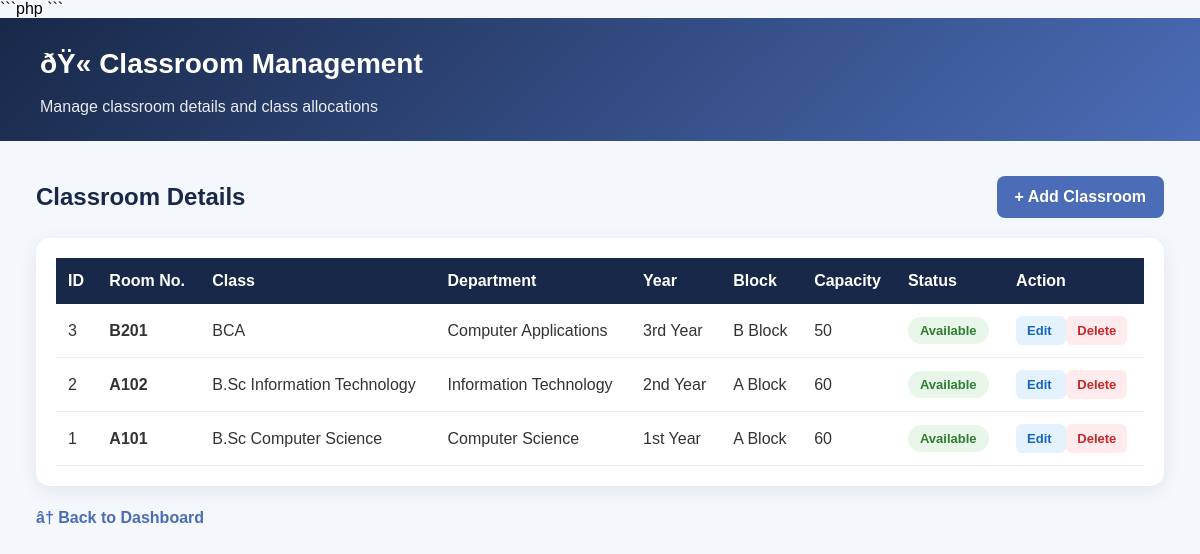
/classroom.php, run on the app's committed database.
### tables this page shows
CREATE TABLE `classrooms` (
  `id` int(11) NOT NULL,
  `room_name` varchar(100) NOT NULL,
  `class_name` varchar(100) DEFAULT NULL,
  `department` varchar(100) DEFAULT NULL,
  `year` varchar(50) DEFAULT NULL,
  `block_name` varchar(100) DEFAULT NULL,
  `capacity` int(11) DEFAULT 0,
  `status` varchar(30) DEFAULT 'Available',
  `category` varchar(100) DEFAULT 'Classroom'
);

### classroom.php (the view, shortened to what this page needs)
<?php
include "db.php";
$result = $conn->query("SELECT * FROM classrooms ORDER BY id DESC");
?>
<!DOCTYPE html>
<html lang="en">
<head>
    <link rel="stylesheet" href="mobile_view.css">
</head>
<body>
<div class="header">
    <h1>ðŸ« Classroom Management</h1>
    <p>Manage classroom details and class allocations</p>
</div>
<div class="container">
    <div class="top-bar">
        <h2>Classroom Details</h2>
        <a href="add_classrooms.php" class="add-btn">
            + Add Classroom
        </a>
    </div>
    <div class="table-card">
        <table>
            <tr>
                <th>ID</th>
                <th>Room No.</th>
                <th>Class</th>
                <th>Department</th>
                <th>Year</th>
                <th>Block</th>
                <th>Capacity</th>
                <th>Status</th>
                <th>Action</th>
            </tr>
            <?php
            if ($result && $result->num_rows > 0) {
                while ($row = $result->fetch_assoc()) {
            ?>
            <tr>
                <td>
                    <?php echo htmlspecialchars($row["id"]); ?>
                </td>
                <td>
                    <strong>
                        <?php echo htmlspecialchars($row["room_name"]); ?>
                    </strong>
                </td>
                <td>
                    <?php echo htmlspecialchars($row["class_name"] ?? ""); ?>
                </td>
                <td>
                    <?php echo htmlspecialchars($row["department"]); ?>
                </td>
                <td>
                    <?php echo htmlspecialchars($row["year"] ?? ""); ?>
                </td>
                <td>
                    <?php echo htmlspecialchars($row["block_name"]); ?>
                </td>
                <td>
                    <?php echo htmlspecialchars($row["capacity"]); ?>
                </td>
                <td>
                    <span class="status">
                        <?php echo htmlspecialchars($row["status"]); ?>
                    </span>
                </td>
                <td>
                    <a
                        href="edit_classroom.php?id=<?php echo $row["id"]; ?>"
                        class="edit-btn"
                    >
                        Edit
                    </a>
                    <a
                        href="delete_classroom.php?id=<?php echo $row["id"]; ?>"
                        class="delete-btn"
                        onclick="return confirm('Are you sure you want to delete this classroom?');"
                    >
                        Delete
                    </a>
                </td>
            </tr>
            <?php
                }
            } ?>
        </table>
    </div>
    <a href="dashboard.php" class="back">
        â† Back to Dashboard
    </a>
</div>
</body>
</html>

### classroom.php (style rules this page uses)
* { box-sizing: border-box; font-family: Arial, sans-serif; }
body { margin: 0; background: #f4f7fb; }
.header { background: linear-gradient(135deg, #182848, #4b6cb7); color: white; padding: 25px 40px; }
.header h1 { margin: 0; font-size: 28px; }
.header p { margin: 7px 0 0; opacity: 0.9; }
.container { width: 94%; max-width: 1400px; margin: 35px auto; }
.top-bar { display: flex; justify-content: space-between; align-items: center; margin-bottom: 20px; }
.top-bar h2 { margin: 0; color: #182848; }
.add-btn { background: #4b6cb7; color: white; padding: 12px 18px; border-radius: 8px; text-decoration: none; font-weight: bold; }
.table-card { background: white; padding: 20px; border-radius: 14px; box-shadow: 0 5px 20px rgba(0,0,0,0.08); overflow-x: auto; }
table { width: 100%; border-collapse: collapse; min-width: 900px; }
th { background: #182848; color: white; padding: 14px 12px; text-align: left; }
td { padding: 13px 12px; border-bottom: 1px solid #eee; color: #333; }
.status { display: inline-block; padding: 6px 12px; border-radius: 20px; font-size: 13px; font-weight: bold; background: #e8f5e9; color: #2e7d32; }
.edit-btn { background: #e3f2fd; color: #1565c0; padding: 7px 11px; border-radius: 6px; text-decoration: none; font-size: 13px; font-weight: bold; }
.delete-btn { background: #ffebee; color: #c62828; padding: 7px 11px; border-radius: 6px; text-decoration: none; font-size: 13px; font-weight: bold; }
.back { display: inline-block; margin-top: 20px; text-decoration: none; color: #4b6cb7; font-weight: bold; }

### data on the page
classrooms: id "3", room_name "B201", class_name "BCA", department "Computer Applications", year "3rd Year", block_name "B Block", capacity "50", status "Available"
classrooms: id "2", room_name "A102", class_name "B.Sc Information Technology", department "Information Technology", year "2nd Year", block_name "A Block", capacity "60", status "Available"
classrooms: id "1", room_name "A101", class_name "B.Sc Computer Science", department "Computer Science", year "1st Year", block_name "A Block", capacity "60", status "Available"
